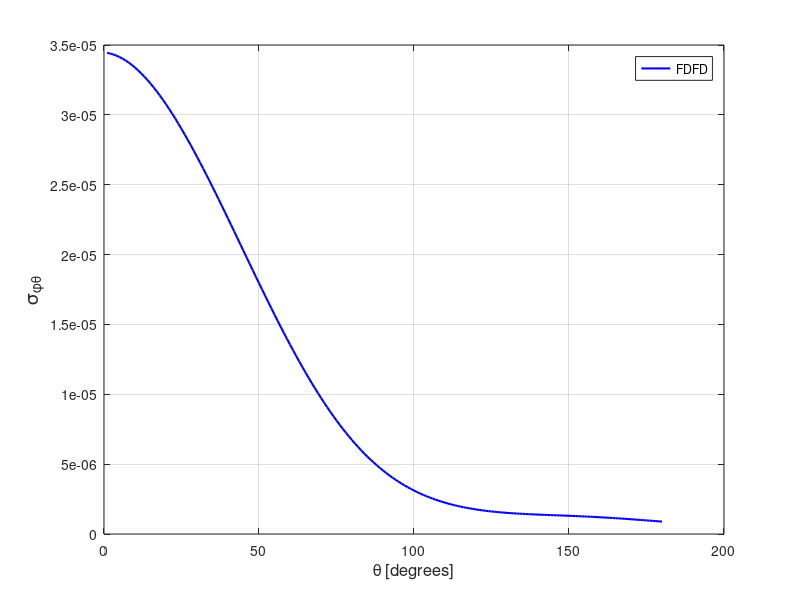

The MATLAB source for this figure:
spt = [ 
    1  0.34436856E-04
    2  0.34389595E-04
    3  0.34323773E-04
    4  0.34240504E-04
    5  0.34139302E-04
    6  0.34021108E-04
    7  0.33885972E-04
    8  0.33734497E-04
    9  0.33566510E-04
   10  0.33383141E-04
   11  0.33183660E-04
   12  0.32969070E-04
   13  0.32740427E-04
   14  0.32496413E-04
   15  0.32239343E-04
   16  0.31968058E-04
   17  0.31684074E-04
   18  0.31387233E-04
   19  0.31078256E-04
   20  0.30757190E-04
   21  0.30424779E-04
   22  0.30081883E-04
   23  0.29728044E-04
   24  0.29364553E-04
   25  0.28991317E-04
   26  0.28609169E-04
   27  0.28218890E-04
   28  0.27819944E-04
   29  0.27413367E-04
   30  0.27000207E-04
   31  0.26579881E-04
   32  0.26153652E-04
   33  0.25721236E-04
   34  0.25283911E-04
   35  0.24842087E-04
   36  0.24395471E-04
   37  0.23945302E-04
   38  0.23492265E-04
   39  0.23035060E-04
   40  0.22575969E-04
   41  0.22115019E-04
   42  0.21653646E-04
   43  0.21190041E-04
   44  0.20725452E-04
   45  0.20261607E-04
   46  0.19797057E-04
   47  0.19333529E-04
   48  0.18871604E-04
   49  0.18410958E-04
   50  0.17952540E-04
   51  0.17495866E-04
   52  0.17042272E-04
   53  0.16591554E-04
   54  0.16144497E-04
   55  0.15701637E-04
   56  0.15262860E-04
   57  0.14828714E-04
   58  0.14399324E-04
   59  0.13975610E-04
   60  0.13557285E-04
   61  0.13144437E-04
   62  0.12738183E-04
   63  0.12338603E-04
   64  0.11945159E-04
   65  0.11559503E-04
   66  0.11180529E-04
   67  0.10808807E-04
   68  0.10445031E-04
   69  0.10089263E-04
   70  0.97411694E-05
   71  0.94012203E-05
   72  0.90694857E-05
   73  0.87458911E-05
   74  0.84308431E-05
   75  0.81244189E-05
   76  0.78265384E-05
   77  0.75375433E-05
   78  0.72566277E-05
   79  0.69843736E-05
   80  0.67209780E-05
   81  0.64658379E-05
   82  0.62196232E-05
   83  0.59817994E-05
   84  0.57520283E-05
   85  0.55309188E-05
   86  0.53175027E-05
   87  0.51128459E-05
   88  0.49153482E-05
   89  0.47259127E-05
   90  0.45442939E-05
   91  0.43700943E-05
   92  0.42032725E-05
   93  0.40433829E-05
   94  0.38906792E-05
   95  0.37447148E-05
   96  0.36055028E-05
   97  0.34724574E-05
   98  0.33457720E-05
   99  0.32253463E-05
  100  0.31103198E-05
  101  0.30010640E-05
  102  0.28973818E-05
  103  0.27990859E-05
  104  0.27058529E-05
  105  0.26172063E-05
  106  0.25332815E-05
  107  0.24540693E-05
  108  0.23793016E-05
  109  0.23084312E-05
  110  0.22416934E-05
  111  0.21787428E-05
  112  0.21193682E-05
  113  0.20636710E-05
  114  0.20111156E-05
  115  0.19619204E-05
  116  0.19155877E-05
  117  0.18721960E-05
  118  0.18317512E-05
  119  0.17934267E-05
  120  0.17580672E-05
  121  0.17249363E-05
  122  0.16941233E-05
  123  0.16651674E-05
  124  0.16380698E-05
  125  0.16132906E-05
  126  0.15900049E-05
  127  0.15684235E-05
  128  0.15483187E-05
  129  0.15296918E-05
  130  0.15122405E-05
  131  0.14961008E-05
  132  0.14811477E-05
  133  0.14669919E-05
  134  0.14538957E-05
  135  0.14415897E-05
  136  0.14301139E-05
  137  0.14192048E-05
  138  0.14088597E-05
  139  0.13990904E-05
  140  0.13896271E-05
  141  0.13805527E-05
  142  0.13719003E-05
  143  0.13632101E-05
  144  0.13547481E-05
  145  0.13464144E-05
  146  0.13380175E-05
  147  0.13296619E-05
  148  0.13211092E-05
  149  0.13125056E-05
  150  0.13036779E-05
  151  0.12946316E-05
  152  0.12852636E-05
  153  0.12757682E-05
  154  0.12658616E-05
  155  0.12556313E-05
  156  0.12449974E-05
  157  0.12340387E-05
  158  0.12226707E-05
  159  0.12109178E-05
  160  0.11987329E-05
  161  0.11862179E-05
  162  0.11732715E-05
  163  0.11599291E-05
  164  0.11461502E-05
  165  0.11320345E-05
  166  0.11174865E-05
  167  0.11026127E-05
  168  0.10874794E-05
  169  0.10719369E-05
  170  0.10561222E-05
  171  0.10401036E-05
  172  0.10237736E-05
  173  0.10071817E-05
  174  0.99046269E-06
  175  0.97353757E-06
  176  0.95645362E-06
  177  0.93925507E-06
  178  0.92196194E-06
  179  0.90464692E-06
  180  0.88727421E-06
  181  0.86988564E-06
  182  0.85246745E-06
  183  0.83517443E-06
  184  0.81796185E-06
  185  0.80079502E-06
  186  0.78377059E-06
  187  0.76688832E-06
  188  0.75021455E-06
  189  0.73370040E-06
  190  0.71746405E-06
  191  0.70140942E-06
  192  0.68561911E-06
  193  0.67011416E-06
  194  0.65488433E-06
  195  0.63999704E-06
  196  0.62545473E-06
  197  0.61114434E-06
  198  0.59725119E-06
  199  0.58377441E-06
  200  0.57065682E-06
  201  0.55789224E-06
  202  0.54555841E-06
  203  0.53359406E-06
  204  0.52207673E-06
  205  0.51095435E-06
  206  0.50028268E-06
  207  0.49007940E-06
  208  0.48028431E-06
  209  0.47099343E-06
  210  0.46209848E-06
  211  0.45376191E-06
  212  0.44584516E-06
  213  0.43841061E-06
  214  0.43145505E-06
  215  0.42500281E-06
  216  0.41908950E-06
  217  0.41364061E-06
  218  0.40873456E-06
  219  0.40429978E-06
  220  0.40043389E-06
  221  0.39710790E-06
  222  0.39437967E-06
  223  0.39219250E-06
  224  0.39061234E-06
  225  0.38959462E-06
  226  0.38919922E-06
  227  0.38948144E-06
  228  0.39035106E-06
  229  0.39198213E-06
  230  0.39429909E-06
  231  0.39735053E-06
  232  0.40116046E-06
  233  0.40585587E-06
  234  0.41135445E-06
  235  0.41776536E-06
  236  0.42503967E-06
  237  0.43335652E-06
  238  0.44271709E-06
  239  0.45325027E-06
  240  0.46491056E-06
  241  0.47772392E-06
  242  0.49202782E-06
  243  0.50765703E-06
  244  0.52477566E-06
  245  0.54353734E-06
  246  0.56417514E-06
  247  0.58639171E-06
  248  0.61083335E-06
  249  0.63725798E-06
  250  0.66603502E-06
  251  0.69710427E-06
  252  0.73080139E-06
  253  0.76722944E-06
  254  0.80672845E-06
  255  0.84941598E-06
  256  0.89556681E-06
  257  0.94518970E-06
  258  0.99871784E-06
  259  0.10562761E-05
  260  0.11181902E-05
  261  0.11846985E-05
  262  0.12562881E-05
  263  0.13330666E-05
  264  0.14153004E-05
  265  0.15034733E-05
  266  0.15976676E-05
  267  0.16987726E-05
  268  0.18063131E-05
  269  0.19210645E-05
  270  0.20435075E-05
  271  0.21736744E-05
  272  0.23122645E-05
  273  0.24595195E-05
  274  0.26152666E-05
  275  0.27810668E-05
  276  0.29560465E-05
  277  0.31408715E-05
  278  0.33362758E-05
  279  0.35425287E-05
  280  0.37593561E-05
  281  0.39874976E-05
  282  0.42275506E-05
  283  0.44787566E-05
  284  0.47423532E-05
  285  0.50180679E-05
  286  0.53063541E-05
  287  0.56067997E-05
  288  0.59202989E-05
  289  0.62466897E-05
  290  0.65854074E-05
  291  0.69377238E-05
  292  0.73019191E-05
  293  0.76794340E-05
  294  0.80698410E-05
  295  0.84722742E-05
  296  0.88877796E-05
  297  0.93155495E-05
  298  0.97546963E-05
  299  0.10206179E-04
  300  0.10668477E-04
  301  0.11141862E-04
  302  0.11625824E-04
  303  0.12120409E-04
  304  0.12624395E-04
  305  0.13137351E-04
  306  0.13658988E-04
  307  0.14188494E-04
  308  0.14724606E-04
  309  0.15268295E-04
  310  0.15817748E-04
  311  0.16372443E-04
  312  0.16931286E-04
  313  0.17493852E-04
  314  0.18059960E-04
  315  0.18627745E-04
  316  0.19197092E-04
  317  0.19766429E-04
  318  0.20334825E-04
  319  0.20903159E-04
  320  0.21468710E-04
  321  0.22031600E-04
  322  0.22590561E-04
  323  0.23145274E-04
  324  0.23693901E-04
  325  0.24236468E-04
  326  0.24771482E-04
  327  0.25299143E-04
  328  0.25817639E-04
  329  0.26326619E-04
  330  0.26825754E-04
  331  0.27312803E-04
  332  0.27788370E-04
  333  0.28252063E-04
  334  0.28702882E-04
  335  0.29139153E-04
  336  0.29561546E-04
  337  0.29969335E-04
  338  0.30361693E-04
  339  0.30737847E-04
  340  0.31097989E-04
  341  0.31441570E-04
  342  0.31767653E-04
  343  0.32076801E-04
  344  0.32367181E-04
  345  0.32640284E-04
  346  0.32894495E-04
  347  0.33130978E-04
  348  0.33348122E-04
  349  0.33546385E-04
  350  0.33725326E-04
  351  0.33885797E-04
  352  0.34026711E-04
  353  0.34148386E-04
  354  0.34250821E-04
  355  0.34334258E-04
  356  0.34398512E-04
  357  0.34443987E-04
  358  0.34470169E-04
  359  0.34477656E-04
  360  0.34466713E-04
 ]; 
plot(spt(1:180,1),spt(1:180,2),'b-','linewidth',1.5 ); 
grid on 
legend('FDFD');
xlabel('\theta [degrees]','FontSize',12);
ylabel('\sigma_{\phi\theta}','FontSize',14);
